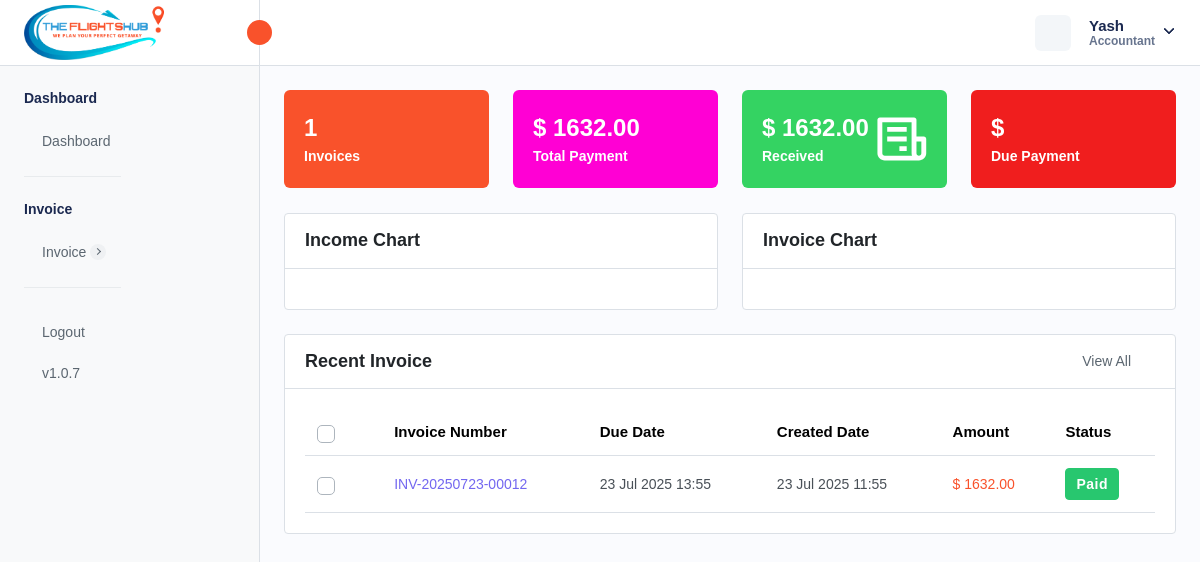
The page /admin-dashboard.php (signed in) on the database its author committed.
### tables this page shows
CREATE TABLE `company_settings` (
  `company_id` int NOT NULL AUTO_INCREMENT,
  `company_name` varchar(255) DEFAULT NULL,
  `company_email` varchar(255) DEFAULT NULL,
  `company_phone` varchar(20) DEFAULT NULL,
  `company_website` varchar(255) DEFAULT NULL,
  `company_logo` varchar(255) DEFAULT NULL,
  `favicon` varchar(255) DEFAULT NULL,
  `address` text,
  `country` varchar(100) DEFAULT NULL,
  `state` varchar(100) DEFAULT NULL,
  `city` varchar(100) DEFAULT NULL,
  `postal_code` varchar(20) DEFAULT NULL,
  `gst_number` varchar(255) DEFAULT NULL,
  `bz_number` varchar(255) DEFAULT NULL,
  `created_at` timestamp NULL DEFAULT CURRENT_TIMESTAMP,
  `updated_at` timestamp NULL DEFAULT CURRENT_TIMESTAMP ON UPDATE CURRENT_TIMESTAMP,
  PRIMARY KEY (`company_id`)
);

CREATE TABLE `localization_settings` (
  `id` int NOT NULL AUTO_INCREMENT,
  `language` varchar(50) DEFAULT 'English',
  `timezone` varchar(100) DEFAULT 'UTC',
  `date_format` varchar(20) DEFAULT 'd M Y',
  `time_format` varchar(10) DEFAULT '12',
  `currency_id` int DEFAULT NULL,
  `created_at` datetime DEFAULT CURRENT_TIMESTAMP,
  `updated_at` datetime DEFAULT CURRENT_TIMESTAMP ON UPDATE CURRENT_TIMESTAMP,
  PRIMARY KEY (`id`)
);

CREATE TABLE `currency` (
  `currency_id` int NOT NULL AUTO_INCREMENT,
  `currency_name` varchar(255) DEFAULT NULL,
  `currency_code` varchar(45) DEFAULT NULL,
  `currency_symbol` varchar(45) DEFAULT NULL,
  `currency_rate` decimal(10,2) DEFAULT NULL,
  `created_at` timestamp NULL DEFAULT CURRENT_TIMESTAMP,
  `updated_at` timestamp NULL DEFAULT NULL,
  `is_active` int DEFAULT '1',
  PRIMARY KEY (`currency_id`)
);

CREATE TABLE `invoice` (
  `invoice_id` int NOT NULL AUTO_INCREMENT,
  `invoice_number` varchar(255) NOT NULL,
  `invoice_title` varchar(255) DEFAULT NULL,
  `payment_method` enum('CREDIT_CARD','DEBIT_CARD','CASH','NET_BANKING','PAYPAL','OTHER') NOT NULL,
  `transaction_id` varchar(255) DEFAULT NULL,
  `status` enum('PAID','PENDING','CANCELLED','REFUNDED') NOT NULL,
  `airline_name` text,
  `travel_date` varchar(45) DEFAULT NULL,
  `due_date` varchar(255) DEFAULT NULL,
  `customer_name` varchar(255) DEFAULT NULL,
  `service_id` json DEFAULT NULL,
  `from_location` text,
  `to_location` text,
  `customer_address` longtext,
  `description` longtext,
  `reminder_enabled` int NOT NULL DEFAULT '0',
  `reminder_count` int NOT NULL DEFAULT '0',
  `passenger_details` json DEFAULT NULL,
  `total_amount` decimal(10,2) NOT NULL,
  `created_at` timestamp NULL DEFAULT CURRENT_TIMESTAMP,
  `updated_at` timestamp NULL DEFAULT CURRENT_TIMESTAMP ON UPDATE CURRENT_TIMESTAMP,
  `created_by` int NOT NULL,
  `is_active` int NOT NULL DEFAULT '1',
  PRIMARY KEY (`invoice_id`),
  UNIQUE KEY `invoice_number_UNIQUE` (`invoice_number`),
  UNIQUE KEY `transaction_id_UNIQUE` (`transaction_id`)
);

### admin-dashboard.php (the view, shortened to what this page needs)
<?php
require './database/config.php';
try {
    $stmtFetchLocalizationSettings = $db->prepare("SELECT * FROM localization_settings INNER JOIN currency ON localization_settings.currency_id = currency.currency_id;");
    $stmtFetchLocalizationSettings->execute();
    $localizationSettings = $stmtFetchLocalizationSettings->get_result()->fetch_array(MYSQLI_ASSOC);
    $stmtFetchCompanySettings = $db->prepare("SELECT * FROM company_settings");
    $stmtFetchCompanySettings->execute();
    $companySettings = $stmtFetchCompanySettings->get_result()->fetch_array(MYSQLI_ASSOC);
    $stmtNumber = $db->prepare("SELECT COUNT(*) AS total_invoices FROM invoice WHERE is_active = 1 AND status != 'CANCELLED';");
    $stmtNumber->execute();
    $totalNumberInvoice = $stmtNumber->get_result()->fetch_all(MYSQLI_ASSOC);
    $stmtTotalAmount = $db->prepare("SELECT SUM(total_amount) AS total_payment FROM invoice WHERE is_active = 1 AND status != 'CANCELLED'; ");
    $stmtTotalAmount->execute();
    $totalAmount = $stmtTotalAmount->get_result()->fetch_all(MYSQLI_ASSOC);
    $stmtTotalPaidAmount = $db->prepare('SELECT SUM(total_amount) AS total_paid_payment FROM invoice WHERE status = "PAID" AND is_active = 1');
    $stmtTotalPaidAmount->execute();
    $totalPaidAmount = $stmtTotalPaidAmount->get_result()->fetch_all(MYSQLI_ASSOC);
    $stmtTotalDueAmount = $db->prepare('SELECT SUM(total_amount) AS total_due_payment FROM invoice WHERE status = "PENDING" AND is_active = 1');
    $stmtTotalDueAmount->execute();
    $totalDueAmount = $stmtTotalDueAmount->get_result()->fetch_all(MYSQLI_ASSOC);
    $stmtFetchInvoices = $db->prepare("SELECT
        invoice.*,
        admin.admin_username
        FROM invoice
        LEFT JOIN admin ON admin.admin_id = invoice.created_by
        WHERE invoice.is_active = 1
        ORDER BY invoice.created_at DESC
        LIMIT 10;
        ");
    if ($stmtFetchInvoices->execute()) {
        $invoices = $stmtFetchInvoices->get_result();
    } else {
        $_SESSION['error'] = 'Error for fetching customers';
    }
} catch (Exception $e) {
    $_SESSION['error'] = $e->getMessage();
    header("Location: admin-dashboard.php");
    exit;
}
?>
<!DOCTYPE html>
<html lang="en">
<head>
    <link rel="stylesheet" href="assets/css/bootstrap.min.css">
    <link rel="stylesheet" href="assets/css/bootstrap-datetimepicker.min.css">
    <link rel="stylesheet" href="assets/css/animate.css">
    <link rel="stylesheet" href="assets/plugins/select2/css/select2.min.css">
    <link rel="stylesheet" href="assets/plugins/fontawesome/css/fontawesome.min.css">
    <link rel="stylesheet" href="assets/plugins/fontawesome/css/all.min.css">
    <link rel="stylesheet" href="assets/css/style.css">
</head>
<body>
    <div class="main-wrapper">
        <div class="header">
            <?php require_once("header.php"); ?>
        </div>
        <div class="sidebar" id="sidebar">
            <?php require_once("sidebar.php"); ?>
        </div>
        <div class="page-wrapper">
            <div class="content">
                <div class="row">
                    <div class="col-xl-3 col-sm-6 col-12 d-flex">
                        <div class="dash-count">
                            <div class="dash-counts">
                                <h4><?php echo $totalNumberInvoice['0']['total_invoices'] ?></h4>
                                <h5><a class="text-white" href="manage-invoice.php">Invoices</a></h5>
                            </div>
                        </div>
                    </div>
                    <div class="col-xl-3 col-sm-6 col-12 d-flex">
                        <div class="dash-count das1">
                            <div class="dash-counts">
                                <h4>
                                    <?php echo (isset($localizationSettings["currency_symbol"]) ? $localizationSettings["currency_symbol"] : "$") . " " . $totalAmount[0]['total_payment'];
                                    ?>
                                </h4>
                                <h5><a class="text-white" href="reports.php">Total Payment</a></h5>
                            </div>
                        </div>
                    </div>
                    <div class="col-xl-3 col-sm-6 col-12 d-flex">
                        <div class="dash-count das2">
                            <div class="dash-counts">
                                <h4> <?php echo (isset($localizationSettings["currency_symbol"]) ? $localizationSettings["currency_symbol"] : "$") . " " . $totalPaidAmount['0']['total_paid_payment']; ?>
                                </h4>
                                <h5><a class="text-white" href="reports.php">Received</a></h5>
                            </div>
                            <div class="dash-imgs">
                                <img src="assets/img/icons/file-text-icon-01.svg" class="img-fluid" alt="icon">
                            </div>
                        </div>
                    </div>
                    <div class="col-xl-3 col-sm-6 col-12 d-flex">
                        <div class="dash-count das3">
                            <div class="dash-counts">
                                <h4> <?php echo (isset($localizationSettings["currency_symbol"]) ? $localizationSettings["currency_symbol"] : "$") . " " . $totalDueAmount['0']['total_due_payment']; ?>
                                </h4>
                                <h5><a class="text-white" href="reports.php">Due Payment</a></h5>
                            </div>
                        </div>
                    </div>
                </div>
                <div class="row">
                    <div class="col-md-6">
                        <div class="card">
                            <div class="card-header">
                                <h5 class="card-title">Income Chart</h5>
                            </div>
                            <div class="card-body">
                            </div>
                        </div>
                    </div>
                    <div class="col-md-6">
                        <div class="card">
                            <div class="card-header">
                                <h5 class="card-title">Invoice Chart</h5>
                            </div>
                            <div class="card-body">
                            </div>
                        </div>
                    </div>
                </div>
                <div class="card">
                    <div class="card-header d-flex justify-content-between align-items-center">
                        <h4 class="card-title">Recent Invoice</h4>
                        <div class="view-all-link">
                            <a href="manage-invoice.php" class="view-all d-flex align-items-center">
                                View All<span class="ps-2 d-flex align-items-center"><i data-feather="arrow-right"
                                        class="feather-16"></i></span>
                            </a>
                        </div>
                    </div>
                    <div class="card-body">
                        <div class="table-responsive dataview">
                            <table class="table dashboard-expired-products">
                                <thead>
                                    <tr>
                                        <th class="no-sort">
                                            <label class="checkboxs">
                                                <span class="checkmarks"></span>
                                            </label>
                                        </th>
                                        <th>Invoice Number</th>
                                        <th>Due Date</th>
                                        <th>Created Date</th>
                                        <th class="no-sort">Amount</th>
                                        <th>Status</th>
                                    </tr>
                                </thead>
                                <tbody>
                                    <?php foreach ($invoices->fetch_all(MYSQLI_ASSOC) as $invoice) { ?>
                                        <tr>
                                            <td>
                                                <label class="checkboxs">
                                                    <span class="checkmarks"></span>
                                                </label>
                                            </td>
                                            <td class="ref-number"><?php echo $invoice['invoice_number'] ?></td>
                                            <td><?php $date = new DateTime($invoice['due_date']);
                                            echo $date->format(isset($localizationSettings["date_format"]) ? $localizationSettings["date_format"] : "d M Y") ?>
                                            </td>
                                            <td><?php $date = new DateTime($invoice['created_at']);
                                            echo $date->format(isset($localizationSettings["date_format"]) ? $localizationSettings["date_format"] : "d M Y") ?>
                                            </td>
                                            <td class="text-primary">
                                                <?php echo (isset($localizationSettings["currency_symbol"]) ? $localizationSettings["currency_symbol"] : "$") . " " . $invoice['total_amount'] ?>
                                            </td>
                                            <td>
                                                <?php if ($invoice['status'] == 'PAID') { ?>
                                                    <span class="badge badge-lg bg-success">Paid</span>
                                                <?php } elseif ($invoice['status'] == 'CANCELLED') { ?>
                                                    <span class="badge badge-lg bg-danger">Cancelled</span>
                                                <?php } elseif ($invoice['status'] == 'PENDING') { ?>
                                                    <span class="badge badge-lg bg-warning">Pending</span>
                                                <?php } elseif ($invoice['status'] == 'REFUNDED') { ?>
                                                    <span class="badge badge-lg bg-primary">Refunded</span>
                                                <?php } ?>
                                            </td>
                                        </tr>
                                    <?php } ?>
                                </tbody>
                            </table>
                        </div>
                    </div>
                </div>
            </div>
        </div>
    </div>
</body>
</html>

### header.php (shortened to what this page needs)
<div class="header">
    <div class="header-left active">
        <a href="admin-dashboard.php" class="logo logo-normal">
            <img src="<?= isset($companySettings['company_logo']) ? $companySettings['company_logo'] : "assets/img/logo/vis-logo.png" ?>" alt="" />
        </a>
        <a id="toggle_btn" href="javascript:void(0);">
            <i data-feather="chevrons-left" class="feather-16"></i>
        </a>
    </div>
    <ul class="nav user-menu">
        <li class="nav-item nav-item-box">
            <a href="javascript:void(0);" id="btnFullscreen">
            </a>
        </li>
        <li class="nav-item dropdown has-arrow main-drop">
            <a href="javascript:void(0);" class="dropdown-toggle nav-link userset" data-bs-toggle="dropdown">
                <span class="user-info">
                    <span class="user-detail">
                        <span
                            class="user-name"><?php echo isset($_SESSION['admin_name']) ? $_SESSION['admin_name'] : "Vibrantick" ?></span>
                        <span class="user-role"><?php echo isset($_SESSION['admin_role']) ? $_SESSION['admin_role'] : "Admin"  ?></span>
                    </span>
                </span>
            </a>
        </li>
    </ul>
</div>

### rows shown on the page
company_settings: company_logo (picture)
localization_settings: currency.currency_symbol "$"
invoice: invoice_number "INV-20250723-00012", due_date.date_format "23 Jul 2025 13:55", created_at.date_format "23 Jul 2025 11:55", total_amount "1632.00", status "Paid"
currency: currency_symbol "$"

### other values the page prints
$_SESSION['admin_name'] "Yash"
$_SESSION['admin_role'] "Accountant"
$totalNumberInvoice['0']['total_invoices'] "1"
$totalAmount[0]['total_payment'] "1632.00"
$totalPaidAmount['0']['total_paid_payment'] "1632.00"
